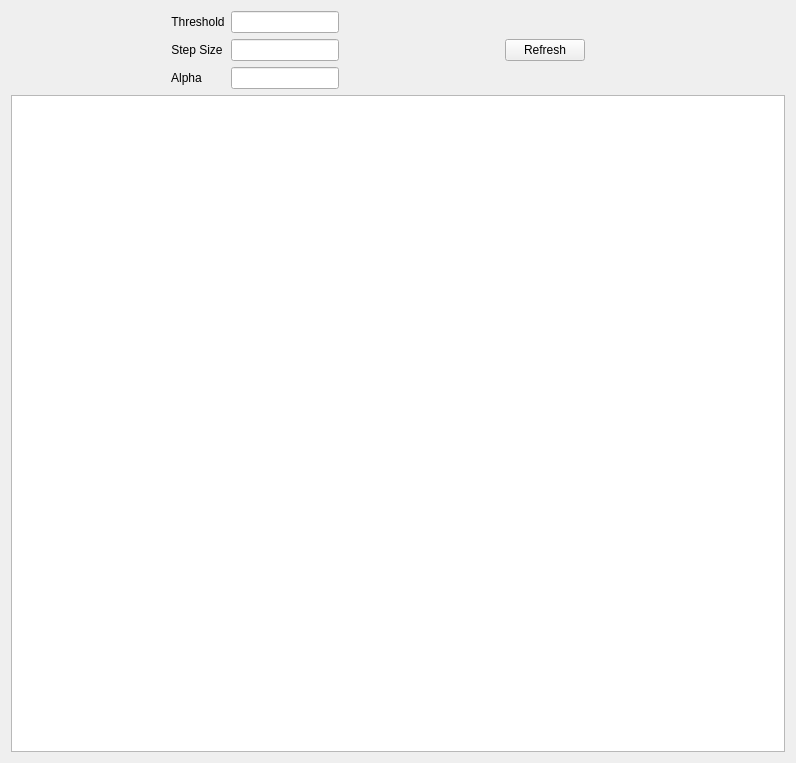
<?xml version="1.0" encoding="UTF-8"?>
<ui version="4.0">
 <class>Dialog</class>
 <widget class="QDialog" name="Dialog">
  <property name="windowModality">
   <enum>Qt::NonModal</enum>
  </property>
  <property name="geometry">
   <rect>
    <x>0</x>
    <y>0</y>
    <width>796</width>
    <height>763</height>
   </rect>
  </property>
  <property name="windowTitle">
   <string>Dialog</string>
  </property>
  <layout class="QGridLayout" name="gridLayout_3">
   <item row="0" column="0">
    <layout class="QGridLayout" name="gridLayout_2">
     <item row="0" column="0">
      <layout class="QHBoxLayout" name="horizontalLayout">
       <item>
        <layout class="QGridLayout" name="gridLayout">
         <item row="1" column="0">
          <widget class="QLabel" name="label_2">
           <property name="sizePolicy">
            <sizepolicy hsizetype="Fixed" vsizetype="Fixed">
             <horstretch>0</horstretch>
             <verstretch>0</verstretch>
            </sizepolicy>
           </property>
           <property name="text">
            <string>Step Size</string>
           </property>
           <property name="alignment">
            <set>Qt::AlignCenter</set>
           </property>
          </widget>
         </item>
         <item row="0" column="0">
          <widget class="QLabel" name="label">
           <property name="sizePolicy">
            <sizepolicy hsizetype="Fixed" vsizetype="Fixed">
             <horstretch>0</horstretch>
             <verstretch>0</verstretch>
            </sizepolicy>
           </property>
           <property name="text">
            <string>Threshold</string>
           </property>
           <property name="alignment">
            <set>Qt::AlignCenter</set>
           </property>
          </widget>
         </item>
         <item row="0" column="1">
          <widget class="QLineEdit" name="thresholdEdit">
           <property name="sizePolicy">
            <sizepolicy hsizetype="Fixed" vsizetype="Fixed">
             <horstretch>0</horstretch>
             <verstretch>0</verstretch>
            </sizepolicy>
           </property>
          </widget>
         </item>
         <item row="1" column="1">
          <widget class="QLineEdit" name="stepEdit">
           <property name="sizePolicy">
            <sizepolicy hsizetype="Fixed" vsizetype="Fixed">
             <horstretch>0</horstretch>
             <verstretch>0</verstretch>
            </sizepolicy>
           </property>
          </widget>
         </item>
         <item row="2" column="1">
          <widget class="QLineEdit" name="alphaEdit">
           <property name="sizePolicy">
            <sizepolicy hsizetype="Fixed" vsizetype="Fixed">
             <horstretch>0</horstretch>
             <verstretch>0</verstretch>
            </sizepolicy>
           </property>
          </widget>
         </item>
         <item row="2" column="0">
          <widget class="QLabel" name="label_3">
           <property name="sizePolicy">
            <sizepolicy hsizetype="Fixed" vsizetype="Fixed">
             <horstretch>0</horstretch>
             <verstretch>0</verstretch>
            </sizepolicy>
           </property>
           <property name="text">
            <string>Alpha</string>
           </property>
           <property name="alignment">
            <set>Qt::AlignCenter</set>
           </property>
          </widget>
         </item>
        </layout>
       </item>
       <item>
        <widget class="QPushButton" name="refreshButton">
         <property name="sizePolicy">
          <sizepolicy hsizetype="Fixed" vsizetype="Maximum">
           <horstretch>0</horstretch>
           <verstretch>0</verstretch>
          </sizepolicy>
         </property>
         <property name="focusPolicy">
          <enum>Qt::NoFocus</enum>
         </property>
         <property name="text">
          <string>Refresh</string>
         </property>
        </widget>
       </item>
       <item>
        <spacer name="horizontalSpacer">
         <property name="orientation">
          <enum>Qt::Horizontal</enum>
         </property>
         <property name="sizeType">
          <enum>QSizePolicy::Minimum</enum>
         </property>
         <property name="sizeHint" stdset="0">
          <size>
           <width>40</width>
           <height>20</height>
          </size>
         </property>
        </spacer>
       </item>
      </layout>
     </item>
     <item row="1" column="0">
      <widget class="QGraphicsView" name="graphicsView">
       <property name="sizePolicy">
        <sizepolicy hsizetype="Expanding" vsizetype="Expanding">
         <horstretch>0</horstretch>
         <verstretch>0</verstretch>
        </sizepolicy>
       </property>
       <property name="focusPolicy">
        <enum>Qt::NoFocus</enum>
       </property>
      </widget>
     </item>
    </layout>
   </item>
  </layout>
 </widget>
 <resources/>
 <connections/>
</ui>
